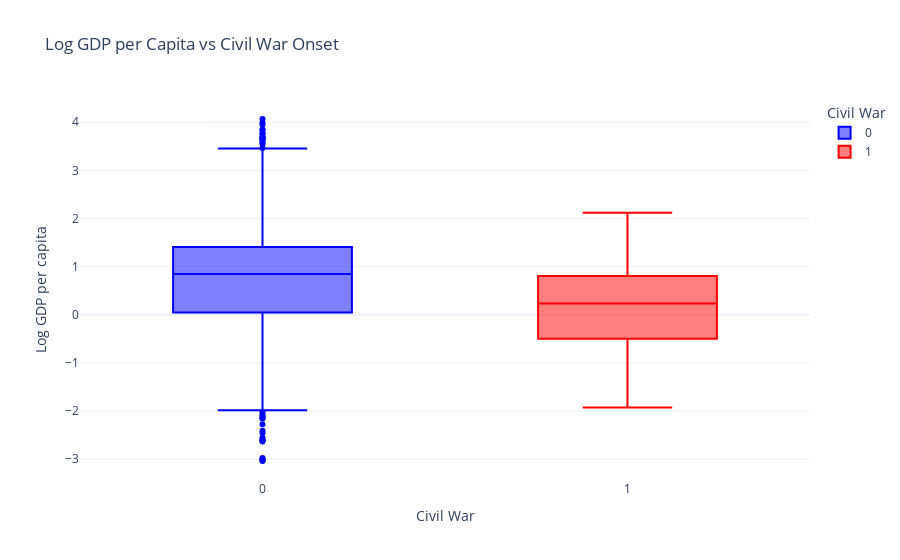
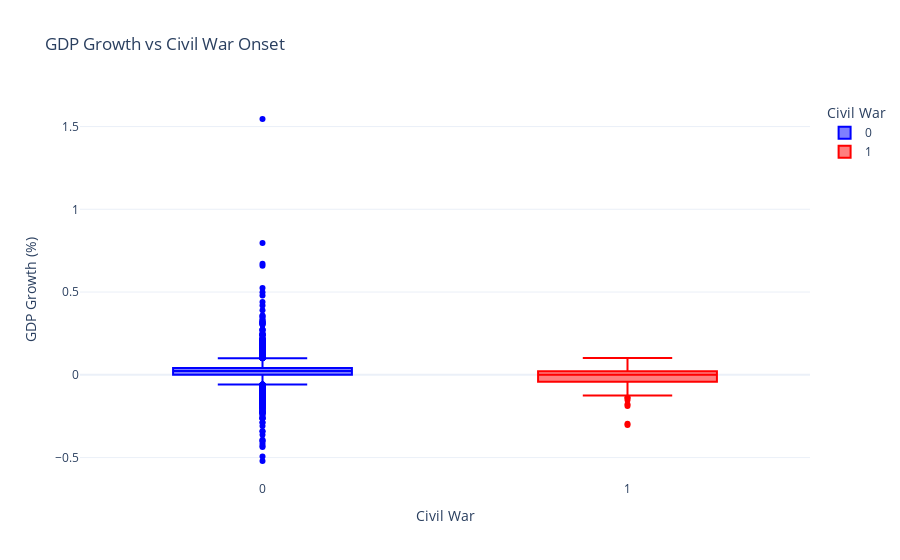

The code cell stored with these charts, in order, in its notebook:
### Code cell
# Economic factors and civil war
# GDP per capita
df['gdpen'] = np.exp(df['ln_gdpen'])
fig3 = px.box(df, x='warstds', y='ln_gdpen', color='warstds',
             labels={'warstds': 'Civil War', 'ln_gdpen': 'Log GDP per capita'},
             title='Log GDP per Capita vs Civil War Onset',
             category_orders={'warstds': [0, 1]},
             color_discrete_map={0: 'blue', 1: 'red'})
fig3.update_layout(template='plotly_white')
fig3.show()

# GDP growth
fig4 = px.box(df, x='warstds', y='gdpgrowth', color='warstds',
             labels={'warstds': 'Civil War', 'gdpgrowth': 'GDP Growth (%)'},
             title='GDP Growth vs Civil War Onset',
             category_orders={'warstds': [0, 1]},
             color_discrete_map={0: 'blue', 1: 'red'})
fig4.update_layout(template='plotly_white')
fig4.show()

### Figure 1 — Plotly figure (JSON) as saved in the notebook; plotly's stock layout.template omitted (floating-point values rounded to 4 significant figures; data arrays with more than 128 entries replaced by an {"elided": "..."} marker saying what was removed)
{"data": [{"alignmentgroup": "True", "hovertemplate": "Civil War=%{x}<br>Log GDP per capita=%{y}<extra></extra>", "legendgroup": "0", "marker": {"color": "blue"}, "name": "0", "notched": false, "offsetgroup": "0", "orientation": "v", "showlegend": true, "type": "box", "x": {"elided": "7024 int values"}, "x0": " ", "xaxis": "x", "y": {"elided": "7024 float values"}, "y0": " ", "yaxis": "y"}, {"alignmentgroup": "True", "hovertemplate": "Civil War=%{x}<br>Log GDP per capita=%{y}<extra></extra>", "legendgroup": "1", "marker": {"color": "red"}, "name": "1", "notched": false, "offsetgroup": "1", "orientation": "v", "showlegend": true, "type": "box", "x": [1, 1, 1, 1, 1, 1, 1, 1, 1, 1, 1, 1, 1, 1, 1, 1, 1, 1, 1, 1, 1, 1, 1, 1, 1, 1, 1, 1, 1, 1, 1, 1, 1, 1, 1, 1, 1, 1, 1, 1, 1, 1, 1, 1, 1, 1, 1, 1, 1, 1, 1, 1, 1, 1, 1, 1, 1, 1, 1, 1, 1, 1, 1, 1, 1, 1, 1, 1, 1, 1, 1, 1, 1, 1, 1, 1, 1, 1, 1, 1, 1, 1, 1, 1, 1, 1, 1, 1, 1, 1, 1, 1, 1, 1, 1, 1, 1, 1, 1, 1, 1, 1, 1, 1, 1, 1, 1, 1, 1, 1, 1, 1, 1, 1, 1, 1], "x0": " ", "xaxis": "x", "y": [-0.002002, 0.2429, 1.001, -0.3133, 1.447, 1.161, -0.2797, 0.3243, 0.2983, -0.9416, -0.8416, -0.5816, -0.5798, -0.1427, -0.9163, -0.6702, -0.3065, -1.394, -1.302, -0.4447, 0.3941, 1.081, 0.8065, 0.3443, 0.3084, 0.9962, 0.9443, 1.351, 0.3104, 0.2398, 0.8011, -1.204, 1.342, 0.4141, 0.5878, 0.9462, -0.7299, -0.1797, 0.2571, -0.2863, 0.007968, -1.178, -0.9263, -0.6349, -0.4927, -0.04814, 0.523, 0.8347, 1.644, 1.184, 1.079, 1.293, 1.447, 0.2745, 0.7246, -0.1031, -0.5009, -0.7257, 0.8658, 1.25, 1.232, -0.1696, 0.3089, -0.633, 1.859, 0.4649, 0.437, 0.09075, -1.599, -0.9238, 0.3074, 0.8998, 0.636, 0.6092, -0.5413, 0.3633, -0.0284, -0.09761, 0.4824, 0.04879, 1.091, -0.251, 0.3798, 0.7144, -0.803, -0.2797, -0.07688, -0.6495, -0.2332, 1.26, 0.2239, 0.6434, -0.1688, -0.121, 0.4601, 0.2343, 1.106, 2.118, 1.578, 1.506, -0.4401, -0.5551, -0.5906, -0.4186, 0.5176, -1.924, 1.34, 1.008, 0.3131, -0.7154, -0.5125, -0.5852, -0.7809, -1.079, 0.1647, 0.1881], "y0": " ", "yaxis": "y"}], "layout": {"boxmode": "overlay", "legend": {"title": {"text": "Civil War"}, "tracegroupgap": 0}, "title": {"text": "Log GDP per Capita vs Civil War Onset"}, "xaxis": {"anchor": "y", "categoryarray": [0, 1], "categoryorder": "array", "domain": [0, 1], "title": {"text": "Civil War"}}, "yaxis": {"anchor": "x", "domain": [0, 1], "title": {"text": "Log GDP per capita"}}}}

### Figure 2 — Plotly figure (JSON) as saved in the notebook; plotly's stock layout.template omitted (floating-point values rounded to 4 significant figures; data arrays with more than 128 entries replaced by an {"elided": "..."} marker saying what was removed)
{"data": [{"alignmentgroup": "True", "hovertemplate": "Civil War=%{x}<br>GDP Growth (%)=%{y}<extra></extra>", "legendgroup": "0", "marker": {"color": "blue"}, "name": "0", "notched": false, "offsetgroup": "0", "orientation": "v", "showlegend": true, "type": "box", "x": {"elided": "7024 int values"}, "x0": " ", "xaxis": "x", "y": {"elided": "7024 float values"}, "y0": " ", "yaxis": "y"}, {"alignmentgroup": "True", "hovertemplate": "Civil War=%{x}<br>GDP Growth (%)=%{y}<extra></extra>", "legendgroup": "1", "marker": {"color": "red"}, "name": "1", "notched": false, "offsetgroup": "1", "orientation": "v", "showlegend": true, "type": "box", "x": [1, 1, 1, 1, 1, 1, 1, 1, 1, 1, 1, 1, 1, 1, 1, 1, 1, 1, 1, 1, 1, 1, 1, 1, 1, 1, 1, 1, 1, 1, 1, 1, 1, 1, 1, 1, 1, 1, 1, 1, 1, 1, 1, 1, 1, 1, 1, 1, 1, 1, 1, 1, 1, 1, 1, 1, 1, 1, 1, 1, 1, 1, 1, 1, 1, 1, 1, 1, 1, 1, 1, 1, 1, 1, 1, 1, 1, 1, 1, 1, 1, 1, 1, 1, 1, 1, 1, 1, 1, 1, 1, 1, 1, 1, 1, 1, 1, 1, 1, 1, 1, 1, 1, 1, 1, 1, 1, 1, 1, 1, 1, 1, 1, 1, 1, 1], "x0": " ", "xaxis": "x", "y": [-0.002629, -0.000261, -0.03593, 0.0003801, 0.06974, -0.0006549, 0.007013, -0.009312, -0.0004287, 0.0163, -0.0704, 0.02121, 0.02227, -0.001623, 0.0007113, -0.06673, -0.01133, 0.001335, 0.001207, 0.0534, 0.02778, 0.0122, -0.005009, 0.0001955, 0.1011, 0.0004907, 0.05499, -0.1775, -0.06393, -0.1523, -0.06043, -0.01874, -0.001321, 0.001987, 0.02649, 0.02441, -0.2956, 0.02343, 0.0001385, -0.04665, 0.0152, 0.07896, 0.0256, 0.02007, -0.04331, 0.03709, 0.04063, -0.007829, -0.1388, -0.06386, -0.00776, 0.06347, -0.1378, 0.0005338, -0.04783, -0.01354, 0.05737, 0.0004236, 0.000258, 0.002371, 0.0002075, -0.003512, 0.000449, -0.04615, 0.02559, 0.003809, 0.05055, -0.07539, 0.0003151, 0.04743, 0.0008585, -0.1064, 0.02058, -0.03978, -0.06769, 0.01034, -0.02636, 0.037, 0.003835, -8.87e-05, -0.02983, -0.0002128, 0.02523, -0.06199, -0.1247, -0.04686, -0.1011, -0.1891, 0.01436, -0.02181, 0.005516, 0.03264, -0.05051, -0.0441, -0.3036, 0.05292, 0.03662, 0.01598, -0.1246, 0.05825, 0.04525, -0.04651, 0.02817, 0.0004261, 0.004346, -0.001563, -0.001145, -0.005947, -0.0003544, 0.000426, -0.04056, -0.02218, 0.02285, -0.1146, 0.04666, -0.05627], "y0": " ", "yaxis": "y"}], "layout": {"boxmode": "overlay", "legend": {"title": {"text": "Civil War"}, "tracegroupgap": 0}, "title": {"text": "GDP Growth vs Civil War Onset"}, "xaxis": {"anchor": "y", "categoryarray": [0, 1], "categoryorder": "array", "domain": [0, 1], "title": {"text": "Civil War"}}, "yaxis": {"anchor": "x", "domain": [0, 1], "title": {"text": "GDP Growth (%)"}}}}
